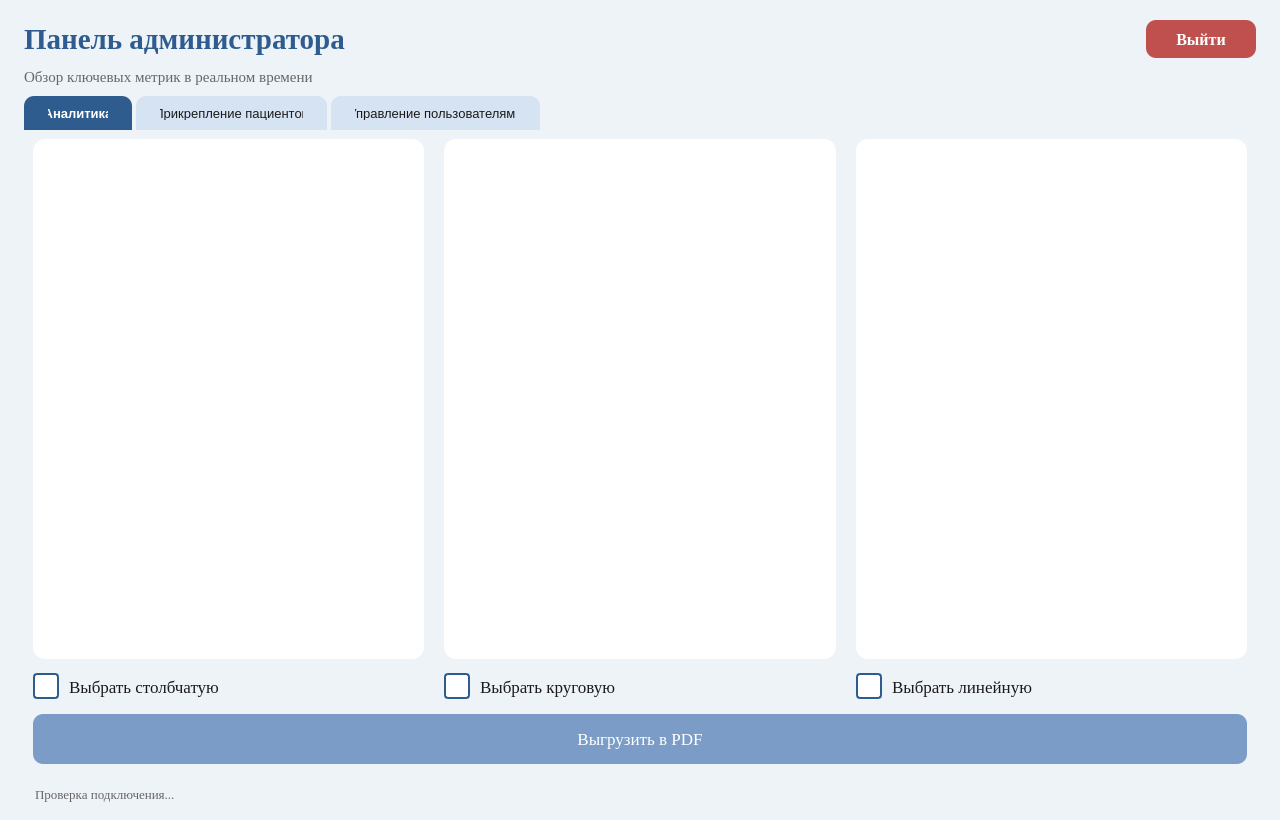
<?xml version="1.0" encoding="UTF-8"?>
<ui version="4.0">
 <class>AdminAnalyticsWindow</class>
 <widget class="QMainWindow" name="AdminAnalyticsWindow">
  <property name="geometry">
   <rect><x>0</x><y>0</y><width>1280</width><height>820</height></rect>
  </property>
  <property name="windowTitle"><string>Окно администратора</string></property>
  <property name="styleSheet">
   <string notr="true">QMainWindow { background-color: #EEF3F8; }
QLabel { color: #1A1A1A; background-color: transparent; }
QLineEdit { background-color: #FFFFFF; color: #1A1A1A; border: 1px solid #CCCCCC; border-radius: 10px; padding: 10px 14px; font-family: "Times New Roman"; font-size: 13px; }
QLineEdit::placeholder { color: #999999; }
QLineEdit:focus { border: 2px solid #2F5C8F; }
QComboBox { background-color: #FFFFFF; color: #1A1A1A; border: 1px solid #CCCCCC; border-radius: 10px; padding: 10px 14px; font-family: "Times New Roman"; font-size: 13px; }
QComboBox::drop-down { border: none; width: 28px; }
QComboBox QAbstractItemView { background-color: #FFFFFF; color: #1A1A1A; selection-background-color: #7A9CC6; selection-color: #FFFFFF; border: 1px solid #CCCCCC; }
QTableWidget { background-color: #FFFFFF; color: #1A1A1A; gridline-color: #EEEEEE; font-family: "Times New Roman"; font-size: 13px; border: 1px solid #CCCCCC; border-radius: 12px; }
QTableWidget::item { color: #1A1A1A; background-color: #FFFFFF; padding: 8px; }
QTableWidget::item:selected { background-color: #7A9CC6; color: #FFFFFF; }
QHeaderView::section { background-color: #2F5C8F; color: #FFFFFF; padding: 10px; border: none; font-family: "Times New Roman"; font-size: 13px; font-weight: bold; }
QTabWidget::pane { border: none; background: transparent; }
QTabBar::tab { background: #D6E3F3; color: #1A1A1A; padding: 10px 24px; margin-right: 4px; border-top-left-radius: 10px; border-top-right-radius: 10px; font-family: "Times New Roman"; font-size: 13px; }
QTabBar::tab:selected { background: #2F5C8F; color: #FFFFFF; font-weight: bold; }
QPushButton { outline: none; }
QPushButton:focus { outline: none; }</string>
  </property>
  <widget class="QWidget" name="centralwidget">
   <layout class="QVBoxLayout" name="mainLayout">
    <property name="leftMargin"><number>24</number></property>
    <property name="topMargin"><number>20</number></property>
    <property name="rightMargin"><number>24</number></property>
    <property name="bottomMargin"><number>14</number></property>
    <property name="spacing"><number>10</number></property>

    <item>
     <layout class="QHBoxLayout" name="topBar">
      <item><widget class="QLabel" name="titleLabel">
       <property name="font"><font><family>Times New Roman</family><pointsize>22</pointsize><bold>true</bold></font></property>
       <property name="styleSheet"><string notr="true">color: #2F5C8F; background: transparent;</string></property>
       <property name="text"><string>Панель администратора</string></property>
      </widget></item>
      <item><spacer name="topSpacer1">
       <property name="orientation"><enum>Qt::Horizontal</enum></property>
       <property name="sizeHint" stdset="0"><size><width>40</width><height>20</height></size></property>
      </spacer></item>
      <item><widget class="QPushButton" name="logoutBtn">
       <property name="minimumSize"><size><width>110</width><height>38</height></size></property>
       <property name="font"><font><family>Times New Roman</family><pointsize>12</pointsize></font></property>
       <property name="styleSheet"><string notr="true">QPushButton { background-color: #C0504D; color: #FFFFFF; border: none; border-radius: 10px; font-weight: bold; }
QPushButton:hover { background-color: #A0403D; }
QPushButton:pressed { background-color: #803533; }</string></property>
       <property name="text"><string>Выйти</string></property>
      </widget></item>
     </layout>
    </item>

    <item><widget class="QLabel" name="subtitleLabel">
     <property name="font"><font><family>Times New Roman</family><pointsize>11</pointsize></font></property>
     <property name="styleSheet"><string notr="true">color: #666666; background: transparent;</string></property>
     <property name="text"><string>Обзор ключевых метрик в реальном времени</string></property>
    </widget></item>

    <item>
     <widget class="QTabWidget" name="tabs">

      <widget class="QWidget" name="tabAnalytics">
       <attribute name="title"><string>Аналитика</string></attribute>
       <layout class="QVBoxLayout" name="analyticsLayout">
        <property name="spacing"><number>10</number></property>
        <item>
         <layout class="QGridLayout" name="chartsGridLayout">
          <property name="horizontalSpacing"><number>20</number></property>
          <property name="verticalSpacing"><number>10</number></property>
          <item row="0" column="0">
           <widget class="QFrame" name="barChartFrame">
            <property name="minimumSize"><size><width>0</width><height>280</height></size></property>
            <property name="styleSheet"><string notr="true">background-color: #FFFFFF; border-radius: 12px;</string></property>
            <layout class="QVBoxLayout" name="barChartLayout">
             <property name="leftMargin"><number>10</number></property>
             <property name="topMargin"><number>10</number></property>
             <property name="rightMargin"><number>10</number></property>
             <property name="bottomMargin"><number>10</number></property>
            </layout>
           </widget>
          </item>
          <item row="0" column="1">
           <widget class="QFrame" name="pieChartFrame">
            <property name="minimumSize"><size><width>0</width><height>280</height></size></property>
            <property name="styleSheet"><string notr="true">background-color: #FFFFFF; border-radius: 12px;</string></property>
            <layout class="QVBoxLayout" name="pieChartLayout">
             <property name="leftMargin"><number>10</number></property>
             <property name="topMargin"><number>10</number></property>
             <property name="rightMargin"><number>10</number></property>
             <property name="bottomMargin"><number>10</number></property>
            </layout>
           </widget>
          </item>
          <item row="0" column="2">
           <widget class="QFrame" name="lineChartFrame">
            <property name="minimumSize"><size><width>0</width><height>280</height></size></property>
            <property name="styleSheet"><string notr="true">background-color: #FFFFFF; border-radius: 12px;</string></property>
            <layout class="QVBoxLayout" name="lineChartLayout">
             <property name="leftMargin"><number>10</number></property>
             <property name="topMargin"><number>10</number></property>
             <property name="rightMargin"><number>10</number></property>
             <property name="bottomMargin"><number>10</number></property>
            </layout>
           </widget>
          </item>
          <item row="1" column="0"><widget class="QCheckBox" name="barChartCheckBox">
           <property name="minimumSize"><size><width>0</width><height>35</height></size></property>
           <property name="font"><font><family>Times New Roman</family><pointsize>13</pointsize></font></property>
           <property name="styleSheet"><string notr="true">QCheckBox { color: #1A1A1A; spacing: 10px; }
QCheckBox::indicator { width: 22px; height: 22px; border: 2px solid #2F5C8F; border-radius: 4px; background-color: #FFFFFF; }
QCheckBox::indicator:checked { background-color: #2F5C8F; }</string></property>
           <property name="text"><string>Выбрать столбчатую</string></property>
          </widget></item>
          <item row="1" column="1"><widget class="QCheckBox" name="pieChartCheckBox">
           <property name="minimumSize"><size><width>0</width><height>35</height></size></property>
           <property name="font"><font><family>Times New Roman</family><pointsize>13</pointsize></font></property>
           <property name="styleSheet"><string notr="true">QCheckBox { color: #1A1A1A; spacing: 10px; }
QCheckBox::indicator { width: 22px; height: 22px; border: 2px solid #2F5C8F; border-radius: 4px; background-color: #FFFFFF; }
QCheckBox::indicator:checked { background-color: #2F5C8F; }</string></property>
           <property name="text"><string>Выбрать круговую</string></property>
          </widget></item>
          <item row="1" column="2"><widget class="QCheckBox" name="lineChartCheckBox">
           <property name="minimumSize"><size><width>0</width><height>35</height></size></property>
           <property name="font"><font><family>Times New Roman</family><pointsize>13</pointsize></font></property>
           <property name="styleSheet"><string notr="true">QCheckBox { color: #1A1A1A; spacing: 10px; }
QCheckBox::indicator { width: 22px; height: 22px; border: 2px solid #2F5C8F; border-radius: 4px; background-color: #FFFFFF; }
QCheckBox::indicator:checked { background-color: #2F5C8F; }</string></property>
           <property name="text"><string>Выбрать линейную</string></property>
          </widget></item>
         </layout>
        </item>
        <item><widget class="QPushButton" name="exportPdfButton">
         <property name="minimumSize"><size><width>0</width><height>50</height></size></property>
         <property name="font"><font><family>Times New Roman</family><pointsize>13</pointsize></font></property>
         <property name="styleSheet"><string notr="true">QPushButton { background-color: #7A9CC6; color: white; border: none; border-radius: 10px; }
QPushButton:hover { background-color: #6A8CB6; }
QPushButton:pressed { background-color: #5A7CA6; }</string></property>
         <property name="text"><string>Выгрузить в PDF</string></property>
        </widget></item>
       </layout>
      </widget>

      <widget class="QWidget" name="tabAssign">
       <attribute name="title"><string>Прикрепление пациентов</string></attribute>
       <layout class="QVBoxLayout" name="assignLayout">
        <property name="spacing"><number>14</number></property>
        <item><widget class="QLabel">
         <property name="font"><font><family>Times New Roman</family><pointsize>13</pointsize><bold>true</bold></font></property>
         <property name="styleSheet"><string notr="true">color: #2F5C8F;</string></property>
         <property name="text"><string>Выберите пациента и врача для прикрепления</string></property>
        </widget></item>
        <item>
         <layout class="QHBoxLayout" name="assignFormRow">
          <property name="spacing"><number>12</number></property>
          <item><widget class="QComboBox" name="assignPatientCombo">
           <property name="minimumHeight"><number>42</number></property>
           <property name="minimumWidth"><number>320</number></property>
          </widget></item>
          <item><widget class="QComboBox" name="assignDoctorCombo">
           <property name="minimumHeight"><number>42</number></property>
           <property name="minimumWidth"><number>320</number></property>
          </widget></item>
          <item><widget class="QPushButton" name="assignBtn">
           <property name="minimumSize"><size><width>220</width><height>42</height></size></property>
           <property name="styleSheet"><string notr="true">QPushButton { background-color: #2F5C8F; color: white; border: none; border-radius: 10px; font-family: "Times New Roman"; font-size: 13px; }
QPushButton:hover { background-color: #1E4470; }
QPushButton:pressed { background-color: #163257; }</string></property>
           <property name="text"><string>Прикрепить к врачу</string></property>
          </widget></item>
          <item><spacer name="assignSpacer">
           <property name="orientation"><enum>Qt::Horizontal</enum></property>
           <property name="sizeHint" stdset="0"><size><width>40</width><height>20</height></size></property>
          </spacer></item>
         </layout>
        </item>
        <item><widget class="QLabel">
         <property name="font"><font><family>Times New Roman</family><pointsize>12</pointsize></font></property>
         <property name="text"><string>Текущее распределение:</string></property>
        </widget></item>
        <item><widget class="QTableWidget" name="assignTable"/></item>
       </layout>
      </widget>

      <widget class="QWidget" name="tabUsers">
       <attribute name="title"><string>Управление пользователями</string></attribute>
       <layout class="QVBoxLayout" name="usersLayout">
        <property name="spacing"><number>12</number></property>
        <item>
         <layout class="QHBoxLayout" name="formLayout">
          <property name="spacing"><number>10</number></property>
          <item><widget class="QLineEdit" name="loginLine">
           <property name="placeholderText"><string>Логин</string></property>
           <property name="minimumHeight"><number>40</number></property>
          </widget></item>
          <item><widget class="QLineEdit" name="passwordLine">
           <property name="placeholderText"><string>Пароль</string></property>
           <property name="minimumHeight"><number>40</number></property>
          </widget></item>
          <item><widget class="QLineEdit" name="fullNameLine">
           <property name="placeholderText"><string>ФИО</string></property>
           <property name="minimumHeight"><number>40</number></property>
          </widget></item>
          <item><widget class="QComboBox" name="roleCombo">
           <property name="minimumHeight"><number>40</number></property>
           <item><property name="text"><string>doctor</string></property></item>
           <item><property name="text"><string>patient</string></property></item>
           <item><property name="text"><string>admin</string></property></item>
          </widget></item>
          <item><widget class="QPushButton" name="addBtn">
           <property name="minimumSize"><size><width>130</width><height>40</height></size></property>
           <property name="styleSheet"><string notr="true">QPushButton { background-color: #2F5C8F; color: white; border: none; border-radius: 10px; font-family: "Times New Roman"; font-size: 13px; }
QPushButton:hover { background-color: #1E4470; }
QPushButton:pressed { background-color: #163257; }</string></property>
           <property name="text"><string>Добавить</string></property>
          </widget></item>
         </layout>
        </item>
        <item>
         <layout class="QHBoxLayout" name="buttonsLayout">
          <property name="spacing"><number>10</number></property>
          <item><widget class="QPushButton" name="generateBtn">
           <property name="minimumSize"><size><width>240</width><height>40</height></size></property>
           <property name="styleSheet"><string notr="true">QPushButton { background-color: #7A9CC6; color: white; border: none; border-radius: 10px; font-family: "Times New Roman"; font-size: 13px; }
QPushButton:hover { background-color: #6A8CB6; }
QPushButton:pressed { background-color: #5A7CA6; }</string></property>
           <property name="text"><string>Сгенерировать логин и пароль</string></property>
          </widget></item>
          <item><spacer name="spacer1">
           <property name="orientation"><enum>Qt::Horizontal</enum></property>
           <property name="sizeHint" stdset="0"><size><width>40</width><height>20</height></size></property>
          </spacer></item>
          <item><widget class="QPushButton" name="resetPasswordBtn">
           <property name="minimumSize"><size><width>180</width><height>40</height></size></property>
           <property name="styleSheet"><string notr="true">QPushButton { background-color: #F2994A; color: white; border: none; border-radius: 10px; font-family: "Times New Roman"; font-size: 13px; }
QPushButton:hover { background-color: #E0842F; }
QPushButton:pressed { background-color: #C07020; }</string></property>
           <property name="text"><string>Сбросить пароль</string></property>
          </widget></item>
          <item><widget class="QPushButton" name="deleteBtn">
           <property name="minimumSize"><size><width>160</width><height>40</height></size></property>
           <property name="styleSheet"><string notr="true">QPushButton { background-color: #C0504D; color: white; border: none; border-radius: 10px; font-family: "Times New Roman"; font-size: 13px; }
QPushButton:hover { background-color: #A0403D; }
QPushButton:pressed { background-color: #803533; }</string></property>
           <property name="text"><string>Удалить выбранного</string></property>
          </widget></item>
         </layout>
        </item>
        <item><widget class="QTableWidget" name="usersTable"/></item>
       </layout>
      </widget>

     </widget>
    </item>

    <item>
     <widget class="QLabel" name="statusLabel">
      <property name="font"><font><family>Times New Roman</family><pointsize>10</pointsize></font></property>
      <property name="styleSheet"><string notr="true">color: #666666; padding: 4px 8px; background: transparent;</string></property>
      <property name="text"><string>Проверка подключения...</string></property>
     </widget>
    </item>
   </layout>
  </widget>
 </widget>
 <resources/>
 <connections/>
</ui>
